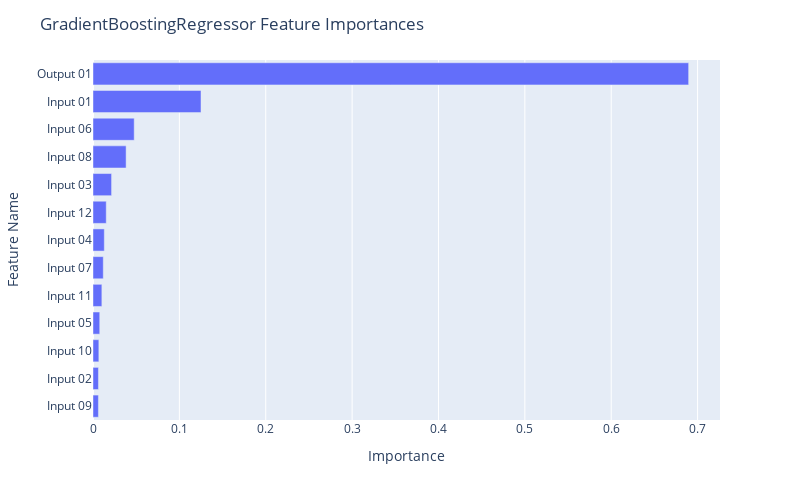

Notebook code for this chart:
### Code cell
fig = px.bar(df_gb, x="Importance", y="Feature Name")

fig.update_layout(
    autosize=False,
    width=800,
    height=500,
    title_text=f"GradientBoostingRegressor Feature Importances",
    yaxis={'categoryorder':'total ascending'}
)

fig.show()

### Figure 1 — Plotly figure (JSON) as saved in the notebook; plotly's stock layout.template omitted (floating-point values rounded to 4 significant figures)
{"data": [{"alignmentgroup": "True", "hovertemplate": "Importance=%{x}<br>Feature Name=%{y}<extra></extra>", "legendgroup": "", "marker": {"color": "#636efa", "pattern": {"shape": ""}}, "name": "", "offsetgroup": "", "orientation": "h", "showlegend": false, "textposition": "auto", "type": "bar", "x": [0.6897, 0.125, 0.04771, 0.03834, 0.0215, 0.01533, 0.01309, 0.01189, 0.01027, 0.007806, 0.006779, 0.006309, 0.006274], "xaxis": "x", "y": ["Output 01", "Input 01", "Input 06", "Input 08", "Input 03", "Input 12", "Input 04", "Input 07", "Input 11", "Input 05", "Input 10", "Input 02", "Input 09"], "yaxis": "y"}], "layout": {"autosize": false, "barmode": "relative", "height": 500, "legend": {"tracegroupgap": 0}, "margin": {"t": 60}, "title": {"text": "GradientBoostingRegressor Feature Importances"}, "width": 800, "xaxis": {"anchor": "y", "autorange": true, "domain": [0, 1], "range": [0, 0.726], "title": {"text": "Importance"}, "type": "linear"}, "yaxis": {"anchor": "x", "autorange": true, "categoryorder": "total ascending", "domain": [0, 1], "range": [-0.5, 12.5], "title": {"text": "Feature Name"}, "type": "category"}}}
